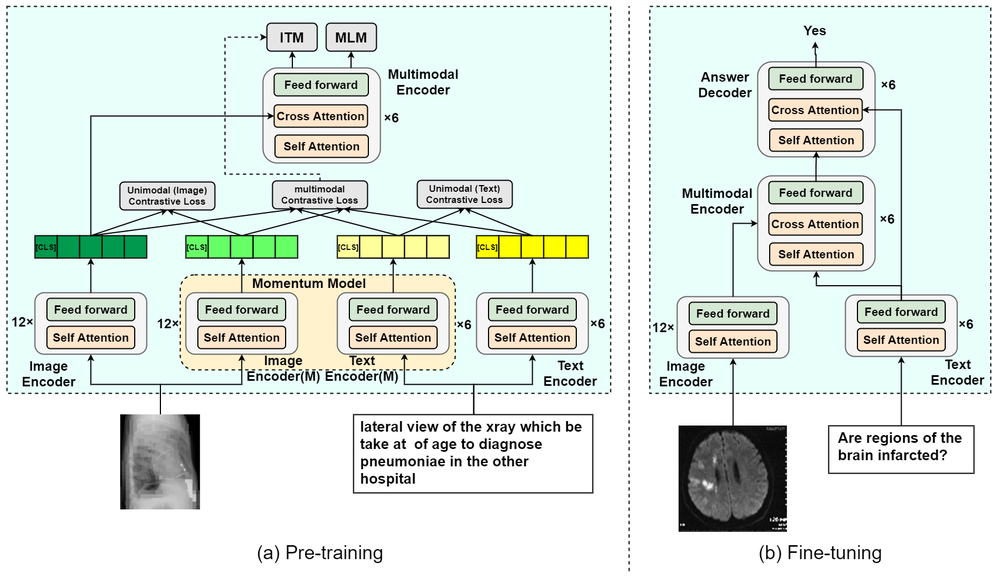
#> input picture MUMC/fig/models.png, 1000 x 586 px, shrunk from 1789 x 1048 before the run
$ python -i ga.py   (imports and definitions only)   (older library calls are emulated)
#> lines starting #> are read from the running program, lines starting #| are printed output that depends on the picture
import os
import io
import json
import base64
import numpy as np
import cv2
from PIL import Image
import warnings
import time
import argparse

from skimage.metrics import structural_similarity as ssim
from skimage.color import rgb2lab, lab2rgb
from skimage.filters import unsharp_mask
from skimage.restoration import denoise_bilateral

# [1 line not run here, left out]

class OptimizedImageEnhancementGA:
    """Optimized Genetic Algorithm for Image Enhancement"""

    def __init__(self, population_size=15, max_generations=12, elite_size=2,
                tournament_size=3, initial_mutation_rate=0.4, initial_crossover_rate=0.8,
                early_stopping_patience=5, target_fitness=0.85):
        """Initialize the optimized genetic algorithm parameters"""
        self.population_size = population_size
        self.max_generations = max_generations
        self.elite_size = elite_size
        self.tournament_size = tournament_size
        self.initial_mutation_rate = initial_mutation_rate
        self.initial_crossover_rate = initial_crossover_rate
        self.early_stopping_patience = early_stopping_patience
        self.target_fitness = target_fitness

        # Adaptive parameters
        self.current_mutation_rate = initial_mutation_rate
        self.current_crossover_rate = initial_crossover_rate

        # Cache for fitness calculations
        self.fitness_cache = {}

    def safe_image_conversion(self, image):
        """Safely convert image to proper format"""
        try:
            # Ensure image is numpy array
            if not isinstance(image, np.ndarray):
                image = np.array(image)

            # Handle different data types
            if image.dtype == np.float64 or image.dtype == np.float32:
                if image.max() <= 1.0 and image.min() >= 0.0:
                    # Already in 0-1 range, good to go
                    image = image.astype(np.float32)
                else:
                    # Convert to 0-1 range
                    image = image.astype(np.float32) / 255.0
                    image = np.clip(image, 0, 1)
            elif image.dtype == np.uint8:
                # Convert uint8 to float32 in 0-1 range
                image = image.astype(np.float32) / 255.0
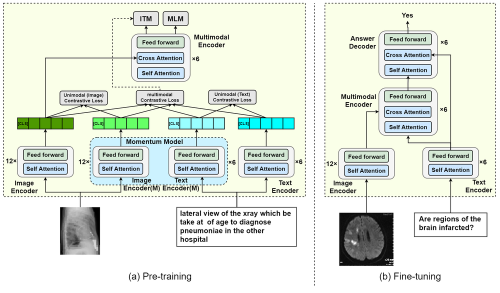
#> image: shape (586, 1000, 3) float32 (shown at 1/2 size); mean of channels 0, 1, 2 0.87, 0.91, 0.886; drawn as B, G, R

            # Ensure 3 channels
            if len(image.shape) == 2: # Grayscale
                image = np.stack([image, image, image], axis=2)
            elif len(image.shape) == 3 and image.shape[2] == 4: # RGBA
                image = image[:, :, :3]  # Remove alpha channel
            elif len(image.shape) == 3 and image.shape[2] == 1: # Grayscale with 3rd dim
                 image = np.concatenate([image, image, image], axis=2)

            # Final check for NaN or Inf values
            if np.isnan(image).any() or np.isinf(image).any():
                # print("Warning: NaN or Inf values detected in image, replacing with zeros")
                image = np.nan_to_num(image)

            # Final range check
            if image.max() > 1.0 or image.min() < 0.0:
                image_min = image.min()
                image_max = image.max()
                if image_max > image_min: # Avoid division by zero
                    image = (image - image_min) / (image_max - image_min)
                else: # Handle flat image
                    image = np.zeros_like(image)
                image = np.clip(image, 0, 1)

            return image.astype(np.float32) # Ensure float32 output

        except Exception as e:
            # Create a fallback image
            fallback = np.ones((224, 224, 3), dtype=np.float32) * 0.5
            return fallback

    def create_smart_chromosome(self, base_chromosome=None):
        """Create a chromosome with smart initialization"""
        if base_chromosome is None:
            # Smart ranges based on typical good values
            return {
                'gamma': np.random.uniform(0.8, 1.4),  # Narrower, more realistic range
                'contrast': np.random.uniform(0.9, 1.3),
                'saturation': np.random.uniform(0.95, 1.15),
                'color_balance': np.random.uniform(0.95, 1.05, 3),  # Subtle color balance
                'sharpness': np.random.uniform(0.1, 1.0),
                'unsharp_radius': np.random.choice([1.0, 2.0]),  # Simplified options
                'denoise_strength': np.random.uniform(0.0, 0.15),
                'bilateral_sigma_color': np.random.uniform(0.08, 0.15),
                'bilateral_sigma_spatial': np.random.uniform(1.5, 2.5),
                'clahe_clip': np.random.uniform(0.015, 0.03),
                'clahe_kernel': np.random.choice([8, 16]),  # Simplified options
            }
        else:
            # Create variation of existing good chromosome
            return self.mutate_chromosome(base_chromosome, mutation_rate=0.2, mutation_amount=0.15)

    def calculate_optimized_fitness(self, original, enhanced):
        """Optimized fitness calculation with fewer but more effective metrics"""
        try:
            # Safely convert both images
            original = self.safe_image_conversion(original)
            enhanced = self.safe_image_conversion(enhanced)

            # Create hash for caching
            enhanced_hash = hash(enhanced.tobytes()) # Ensure enhanced is contiguous for tobytes
            if enhanced_hash in self.fitness_cache:
                return self.fitness_cache[enhanced_hash]

            # 1. Structural similarity (most important metric)
            try:
                ssim_value = ssim(original, enhanced, data_range=1.0, channel_axis=2, win_size=3, multichannel=True)
                if np.isnan(ssim_value) or np.isinf(ssim_value):
                    ssim_value = 0.5
            except Exception as ssim_e:
                ssim_value = 0.5 # Fallback if ssim fails

            # 2. Simplified contrast measure using standard deviation
            try:
                gray_orig = cv2.cvtColor((original * 255).astype(np.uint8), cv2.COLOR_RGB2GRAY).astype(np.float32) / 255.0
                gray_enhanced = cv2.cvtColor((enhanced * 255).astype(np.uint8), cv2.COLOR_RGB2GRAY).astype(np.float32) / 255.0

                contrast_orig = np.std(gray_orig)
                contrast_enhanced = np.std(gray_enhanced)
                contrast_improvement = min(contrast_enhanced / (contrast_orig + 1e-8), 2.0) / 2.0
            except:
                contrast_improvement = 0.5

            # 3. Edge preservation using simplified gradient
            try:
                grad_orig = np.abs(cv2.Laplacian(gray_orig, cv2.CV_32F))
                grad_enhanced = np.abs(cv2.Laplacian(gray_enhanced, cv2.CV_32F))

                flat_grad_orig = grad_orig.flatten() if grad_orig.ndim > 1 else grad_orig
                flat_grad_enhanced = grad_enhanced.flatten() if grad_enhanced.ndim > 1 else grad_enhanced

                if len(flat_grad_orig) > 1 and len(flat_grad_enhanced) > 1: # Need at least 2 points for corrcoef
                    corr_coef = np.corrcoef(flat_grad_orig, flat_grad_enhanced)
                    if corr_coef.shape == (2, 2):
                        edge_correlation = corr_coef[0, 1]
                    else:
                        edge_correlation = 0.5
                else:
                    edge_correlation = 0.5 # Not enough data for correlation

                if np.isnan(edge_correlation) or np.isinf(edge_correlation):
                    edge_correlation = 0.5

                edge_preservation = max(0, edge_correlation)
            except:
                edge_preservation = 0.5

            # 4. Color naturalness - penalize extreme saturation
            try:
                lab_enhanced = rgb2lab(enhanced)
                color_std = np.std(lab_enhanced[:,:,1:])  # a,b channels
                color_naturalness = max(0, 1.0 - (color_std - 20) / 50)  # Optimal around 20
                if np.isnan(color_naturalness) or np.isinf(color_naturalness):
                    color_naturalness = 0.7
            except:
                color_naturalness = 0.7

            # 5. Noise assessment - difference in smooth areas
            try:
                smooth_mask = grad_orig < np.percentile(grad_orig, 30)
                if np.sum(smooth_mask) > 100:  # Enough smooth pixels
                    noise_score = 1.0 - np.mean(np.abs(original - enhanced)[smooth_mask]) * 5
                    noise_score = max(0, min(1, noise_score))
                else:
                    noise_score = 0.7

                if np.isnan(noise_score) or np.isinf(noise_score):
                    noise_score = 0.7
            except:
                noise_score = 0.7

            # Optimized weighted combination
            weights = {
                'ssim': 0.4, 'contrast': 0.25, 'edge': 0.2, 'color': 0.1, 'noise': 0.05
            }

            fitness = (
                weights['ssim'] * ssim_value +
                weights['contrast'] * contrast_improvement +
                weights['edge'] * edge_preservation +
                weights['color'] * color_naturalness +
                weights['noise'] * noise_score
            )

            if np.isnan(fitness) or np.isinf(fitness): fitness = 0.3

            metrics = {
                'fitness': fitness, 'ssim': ssim_value, 'contrast': contrast_improvement,
                'edge': edge_preservation, 'color': color_naturalness, 'noise': noise_score
            }

            self.fitness_cache[enhanced_hash] = metrics
            return metrics

        except Exception as e:
            default_metrics = {
                'fitness': 0.3, 'ssim': 0.5, 'contrast': 0.5, 'edge': 0.5, 'color': 0.5, 'noise': 0.5
            }
            return default_metrics

    def enhance_image_optimized(self, image, chromosome):
        """Optimized image enhancement with fewer conversions"""
        try:
            img = self.safe_image_conversion(image.copy())
            for i in range(3): img[:,:,i] *= chromosome['color_balance'][i]
            img = np.clip(img, 0, 1)
            img = np.power(img, 1.0/chromosome['gamma'])
            img = np.clip(img, 0, 1)
            img = np.clip((img - 0.5) * chromosome['contrast'] + 0.5, 0, 1)
            if abs(chromosome['saturation'] - 1.0) > 1e-3:
                try:
                    hsv = cv2.cvtColor(img, cv2.COLOR_RGB2HSV)
                    hsv[:,:,1] *= chromosome['saturation']
                    hsv[:,:,1] = np.clip(hsv[:,:,1], 0, 1)
                    img = cv2.cvtColor(hsv, cv2.COLOR_HSV2RGB)
                    img = np.clip(img, 0, 1)
                except Exception as sat_e: pass
            if chromosome['sharpness'] > 0.05:
                try:
                    img_sharp = unsharp_mask(img, radius=chromosome['unsharp_radius'],
                                     amount=chromosome['sharpness'], channel_axis=-1, preserve_range=True)
                    img = np.clip(img_sharp, 0, 1)
                except Exception as sharp_e: pass
            if chromosome['denoise_strength'] > 0.01:
                try:
                    img_denoised = denoise_bilateral(img,
                                          sigma_color=chromosome['bilateral_sigma_color'],
                                          sigma_spatial=chromosome['bilateral_sigma_spatial'],
                                          channel_axis=-1, preserve_range=True)
                    img = np.clip(img_denoised, 0, 1)
                except Exception as denoise_e: pass
            if chromosome['clahe_clip'] > 0.005:
                try:
                    lab_img = rgb2lab(img)
                    l_channel = lab_img[:,:,0]
                    l_normalized = np.clip(l_channel / 100.0 * 255.0, 0, 255).astype(np.uint8)
                    clahe_kernel_size = int(chromosome['clahe_kernel'])
                    clahe = cv2.createCLAHE(clipLimit=chromosome['clahe_clip']*100,
                                           tileGridSize=(clahe_kernel_size, clahe_kernel_size))
                    l_clahe = clahe.apply(l_normalized)
                    lab_img[:,:,0] = l_clahe.astype(np.float32) / 255.0 * 100.0
                    img_clahe = lab2rgb(lab_img)
                    img = np.clip(img_clahe, 0, 1)
                except Exception as clahe_e: pass

            img = np.clip(img, 0, 1)
            if np.isnan(img).any() or np.isinf(img).any():
                img = np.nan_to_num(img)
                img = np.clip(img, 0, 1)

            return img.astype(np.float32)

        except Exception as e:
            return self.safe_image_conversion(image)

    def mutate_chromosome(self, chromosome, mutation_rate=None, mutation_amount=0.15):
        if mutation_rate is None: mutation_rate = self.current_mutation_rate
        mutated = chromosome.copy()
        mutation_applied = False
        for key in mutated:
            if np.random.random() < mutation_rate:
                mutation_applied = True
                if isinstance(mutated[key], np.ndarray):
                    noise = np.random.uniform(1 - mutation_amount, 1 + mutation_amount, mutated[key].shape)
                    mutated[key] *= noise
                    mutated[key] = np.clip(mutated[key], 0.8, 1.2)
                elif key in ['unsharp_radius', 'clahe_kernel']:
                    if key == 'unsharp_radius': mutated[key] = np.random.choice([1.0, 2.0])
                    else: mutated[key] = np.random.choice([8, 16])
                else:
                    current_val = mutated[key]
                    change = np.random.uniform(1 - mutation_amount, 1 + mutation_amount)
                    mutated[key] = current_val * change
                    if key == 'gamma': mutated[key] = np.clip(mutated[key], 0.7, 1.5)
                    elif key == 'contrast': mutated[key] = np.clip(mutated[key], 0.8, 1.4)
                    elif key == 'saturation': mutated[key] = np.clip(mutated[key], 0.9, 1.2)
                    elif key == 'sharpness': mutated[key] = np.clip(mutated[key], 0.0, 1.2)
                    elif key == 'denoise_strength': mutated[key] = np.clip(mutated[key], 0.0, 0.2)
                    elif key == 'bilateral_sigma_color': mutated[key] = np.clip(mutated[key], 0.05, 0.2)
                    elif key == 'bilateral_sigma_spatial': mutated[key] = np.clip(mutated[key], 1.0, 3.0)
                    elif key == 'clahe_clip': mutated[key] = np.clip(mutated[key], 0.01, 0.035)
        if not mutation_applied and np.random.random() < 0.5:
            key_to_mutate = np.random.choice(list(mutated.keys()))
            if key_to_mutate not in ['unsharp_radius', 'clahe_kernel'] and not isinstance(mutated[key_to_mutate], np.ndarray):
                mutated[key_to_mutate] *= np.random.uniform(0.98, 1.02)
                if key_to_mutate == 'gamma': mutated[key_to_mutate] = np.clip(mutated[key_to_mutate], 0.7, 1.5)
        return mutated

    # [28 lines left out: functions crossover, tournament_selection, not called in this run]

    def evaluate_individual(self, chromosome, original_image):
        try:
            enhanced = self.enhance_image_optimized(original_image, chromosome)
            fitness_metrics = self.calculate_optimized_fitness(original_image, enhanced)
            return enhanced, fitness_metrics
        except Exception as e:
            original_safe = self.safe_image_conversion(original_image)
            default_fitness = {
                'fitness': 0.1, 'ssim': 0.1, 'contrast': 0.1,
                'edge': 0.1, 'color': 0.1, 'noise': 0.1
            }
            return original_safe, default_fitness

    def adapt_parameters(self, generation, no_improvement_count):
        if no_improvement_count > self.early_stopping_patience / 2:
            self.current_mutation_rate = min(0.7, self.initial_mutation_rate * (1 + 0.1 * no_improvement_count) )
        else:
            self.current_mutation_rate = self.initial_mutation_rate
        progress_factor = (self.max_generations - generation) / self.max_generations
        if no_improvement_count > 2:
            self.current_crossover_rate = min(0.95, self.initial_crossover_rate * 1.1)
        else:
            self.current_crossover_rate = self.initial_crossover_rate * (0.8 + 0.2 * progress_factor)
        self.current_crossover_rate = np.clip(self.current_crossover_rate, 0.5, 0.95)

    def run(self, original_image_input):
        start_time = time.time()
        try:
            original_image_processed = self.safe_image_conversion(original_image_input.copy())
            population = []
            num_base_variations = self.population_size // 3
            num_random = self.population_size - (2 * num_base_variations)
            base_chromosomes = [
                {'gamma': 1.0, 'contrast': 1.1, 'saturation': 1.0, 'color_balance': np.array([1.0, 1.0, 1.0]),
                 'sharpness': 0.3, 'unsharp_radius': 1.0, 'denoise_strength': 0.05,
                 'bilateral_sigma_color': 0.1, 'bilateral_sigma_spatial': 2.0,
                 'clahe_clip': 0.02, 'clahe_kernel': 8},
                {'gamma': 0.95, 'contrast': 1.15, 'saturation': 1.0, 'color_balance': np.array([1.0, 1.0, 1.0]),
                 'sharpness': 0.4, 'unsharp_radius': 1.0, 'denoise_strength': 0.05,
                 'bilateral_sigma_color': 0.1, 'bilateral_sigma_spatial': 1.5,
                 'clahe_clip': 0.02, 'clahe_kernel': 8}
            ]
            for base in base_chromosomes:
                for _ in range(num_base_variations):
                    if len(population) < self.population_size:
                        population.append(self.create_smart_chromosome(base_chromosome=base))
            for _ in range(num_random):
                 if len(population) < self.population_size:
                    population.append(self.create_smart_chromosome())
            while len(population) < self.population_size:
                population.append(self.create_smart_chromosome())
            best_chromosome_overall = None
            best_fitness_overall = -1.0
            best_enhanced_overall = None
            history = []
            no_improvement_count = 0
            last_best_fitness_val = -1.0

            for generation in range(self.max_generations):
                gen_start_time = time.time()
                enhanced_images_current_gen = []
                fitness_scores_current_gen = []
                for chrom in population:
                    enhanced, fitness_dict = self.evaluate_individual(chrom, original_image_processed)
                    enhanced_images_current_gen.append(enhanced)
                    fitness_scores_current_gen.append(fitness_dict)
                current_gen_best_fitness_val = -1.0
                current_gen_best_idx = -1
                for i, f_dict in enumerate(fitness_scores_current_gen):
                    if f_dict['fitness'] > current_gen_best_fitness_val:
                        current_gen_best_fitness_val = f_dict['fitness']
                        current_gen_best_idx = i
                if current_gen_best_fitness_val > best_fitness_overall:
                    best_fitness_overall = current_gen_best_fitness_val
                    best_chromosome_overall = population[current_gen_best_idx].copy()
                    best_enhanced_overall = enhanced_images_current_gen[current_gen_best_idx]
                if best_fitness_overall > last_best_fitness_val + 0.001:
                    no_improvement_count = 0
                    last_best_fitness_val = best_fitness_overall
                else:
                    no_improvement_count += 1
                self.adapt_parameters(generation, no_improvement_count)
                avg_fitness_val_this_gen = np.mean([f['fitness'] for f in fitness_scores_current_gen])
                gen_stats = {
                    'generation': generation, 'best_fitness': best_fitness_overall,
                    'avg_fitness': avg_fitness_val_this_gen, 'mutation_rate': self.current_mutation_rate,
                    'crossover_rate': self.current_crossover_rate, 'no_improvement': no_improvement_count,
                    'time': time.time() - gen_start_time
                }
                history.append(gen_stats)
                if best_fitness_overall >= self.target_fitness: break
                if no_improvement_count >= self.early_stopping_patience: break

                new_population = []
                elite_indices = sorted(range(len(fitness_scores_current_gen)), key=lambda k: fitness_scores_current_gen[k]['fitness'], reverse=True)[:self.elite_size]
                for idx in elite_indices:
                    new_population.append(population[idx])

                while len(new_population) < self.population_size:
                    parent1 = self.tournament_selection(population, fitness_scores_current_gen)
                    parent2 = self.tournament_selection(population, fitness_scores_current_gen)
                    child = self.crossover(parent1, parent2)
                    child = self.mutate_chromosome(child)
                    new_population.append(child)
                population = new_population
#> this loop made 1 pass
#> pass 1, in enhance_image_optimized, `img = np.clip(img, 0, 1)`:
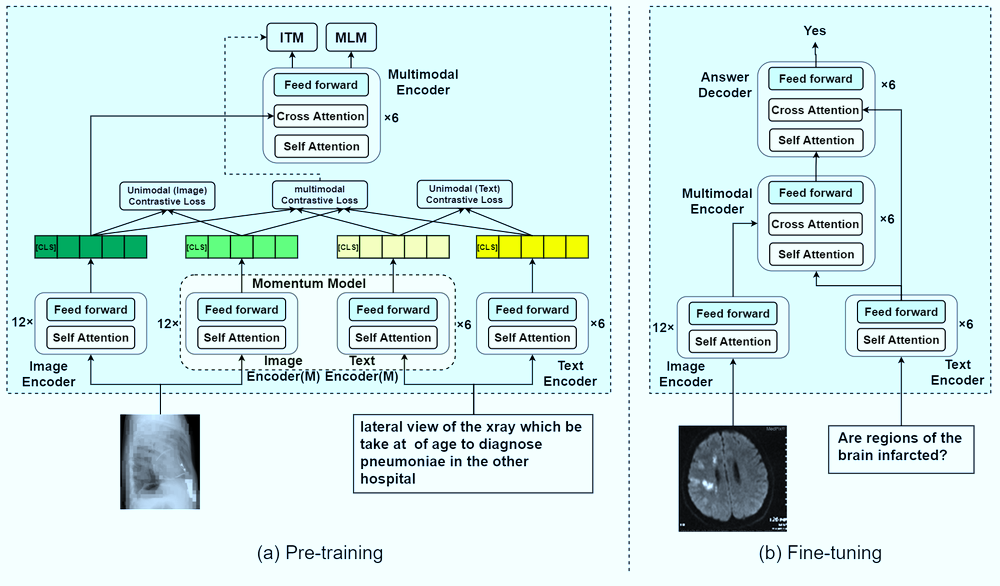
#> img: shape (586, 1000, 3) float32; mean R, G, B 0.837, 0.925, 0.923
#> after the loop, best_chromosome_overall = 11 items; best_fitness_overall = 0.884; history = 1 item; last_best_fitness_val = 0.884; no_improvement_count = 0

            if best_enhanced_overall is None:
                best_enhanced_overall = original_image_processed
                best_chromosome_overall = self.create_smart_chromosome()
                best_fitness_overall = 0.1

            if np.isnan(best_enhanced_overall).any() or np.isinf(best_enhanced_overall).any():
                best_enhanced_overall = np.nan_to_num(best_enhanced_overall)
                best_enhanced_overall = np.clip(best_enhanced_overall, 0, 1)
                if np.isnan(best_enhanced_overall).any() or np.isinf(best_enhanced_overall).any():
                    best_enhanced_overall = original_image_processed
                    best_fitness_overall = 0.1

            best_enhanced_overall = np.clip(best_enhanced_overall, 0, 1).astype(np.float32)

            return best_enhanced_overall, best_chromosome_overall, best_fitness_overall, history

        except Exception as e:
            original_safe = self.safe_image_conversion(original_image_input)
            default_chromosome = self.create_smart_chromosome()
            return original_safe, default_chromosome, 0.1, []

# [176 lines left out: functions initialize_ga, robust_image_conversion, enhance_image_safe, parse_arguments, main, not called in this run]

# [2 lines not run here, left out]

>>> import cv2
>>> picture = cv2.cvtColor(cv2.imread('../../MUMC/fig/models.png'), cv2.COLOR_BGR2RGB)
>>> result = OptimizedImageEnhancementGA().run(picture)
